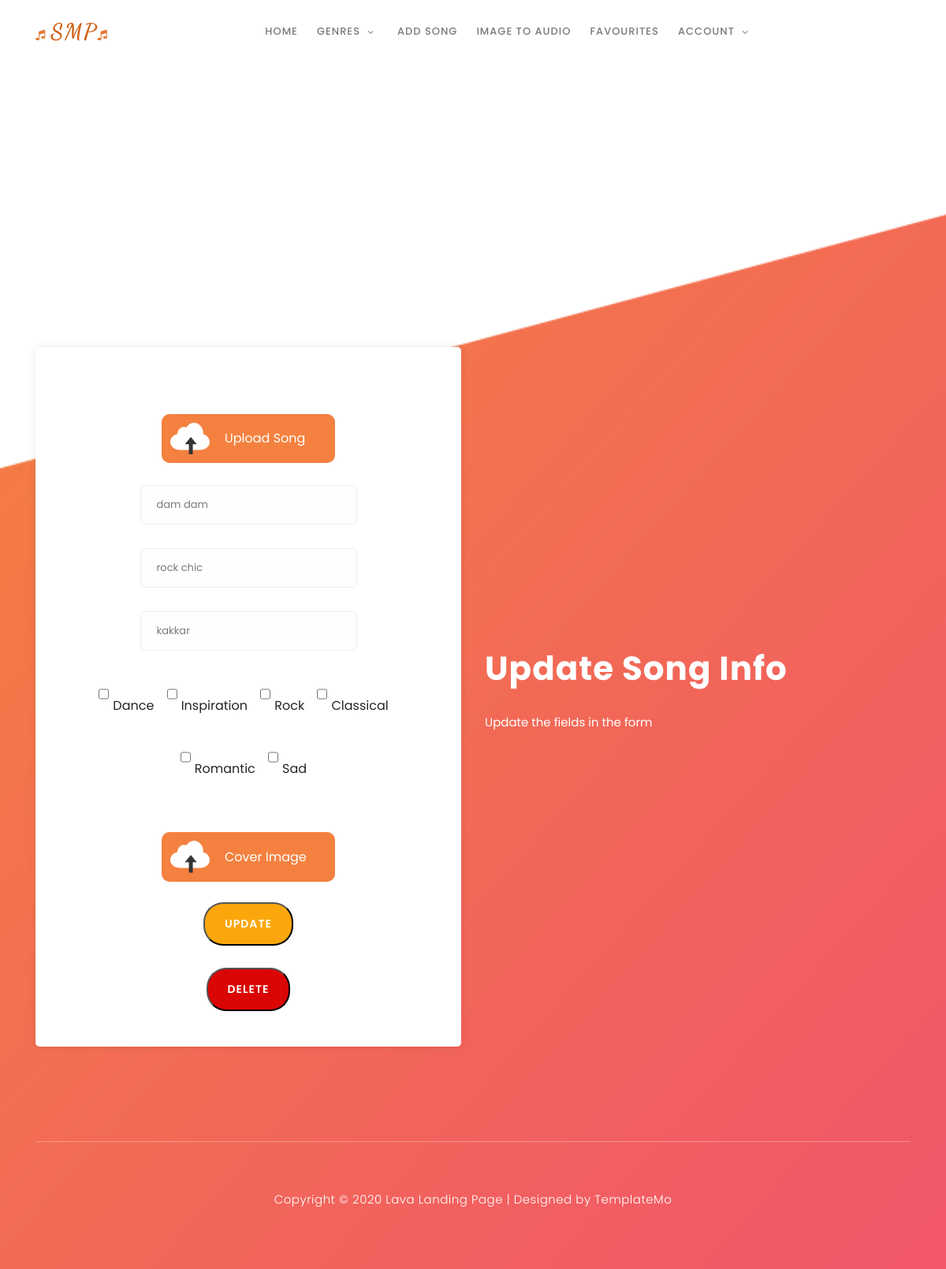
The page /main/update_song/31 (signed in) on the database its author committed.
### main/models.py (models this page shows, shortened)
class Song(models.Model):
    file_name = models.FileField(upload_to='songs',default='aot.mp3')
    title = models.CharField(max_length=100)
    artist = models.CharField(max_length=100,default=' ',blank=True)
    user = models.ForeignKey(User,on_delete=models.CASCADE,related_name='addedby')
    album = models.CharField(max_length=100, blank=True)
    tags = models.CharField(max_length=50, blank=True)
    cover_image = models.ImageField(default='default_cover.jpg',upload_to='cover_images')
    play_count = models.IntegerField(default=0)
    added_date = models.DateTimeField(auto_now_add=True)
    likedby = models.ManyToManyField(User,related_name='likedby',blank=True)
    is_pdf = models.BooleanField(default=False)
    class Meta:
        unique_together = [['user','title','added_date']]

### main/views.py (the view)
# urls.py: path('update_song/<int:id>', views.update_song, name='update_song'),
def update_song(request,id):
    if not request.user.is_authenticated:
        return redirect('errorpage')
    getSong = Song.objects.get(id=id)
    context = {
        'song' : getSong,
    }
    return render(request,'main/update_song.html',context)

### main/templates/main/update_song.html (shortened to what this page needs)
{% include 'main/header.html' %}
{% load static %}
<footer id="contact-us">
    <div class="container">
        <div class="footer-content">
            <div class="row">
                <div class="col-lg-6 col-md-12 col-sm-12">
                    <div class="contact-form">
                        <form id="contact" action="" method="post">
                            <div class="row">
                              <div class="main-wrapper input-style">
                                <div class="upload-main-wrapper">
                                        <div class="upload-wrapper">
                                                <span class="file-upload-text">Upload Song</span>
                                            </div> <br>
                                </div>
                            </div>
                                <div class="col-lg-12 input-style">
                                    <fieldset>
                                        <input name="title" type="text" id="title" placeholder="{{ song.title }}"
                                            required="" style="background-color: rgba(250,250,250,0.3);">
                                    </fieldset>
                                </div>
                                <div class="col-lg-12 input-style">
                                  <fieldset>
                                    <input name="album" type="text" id="album" placeholder="{{ song.album }}"
                                        required="" style="background-color: rgba(250,250,250,0.3);">
                                </fieldset>
                                </div>
                                <div class="col-lg-12 input-style">
                                    <fieldset>
                                      <input name="artist" type="text" id="artist" placeholder="{{ song.artist }}"
                                          required="" style="background-color: rgba(250,250,250,0.3);">
                                  </fieldset>
                                  </div>
                                <div class="multiselect">
                                  <div class="form-check form-check-inline">
                                    <input class="form-check-input" type="checkbox" id="inlineCheckbox1" value="option1">
                                    <label class="form-check-label" for="inlineCheckbox1">Dance</label>
                                  </div>
                                  <div class="form-check form-check-inline">
                                    <input class="form-check-input" type="checkbox" id="inlineCheckbox2" value="option2">
                                    <label class="form-check-label" for="inlineCheckbox2">Inspiration</label>
                                  </div>
                                  <div class="form-check form-check-inline">
                                    <input class="form-check-input" type="checkbox" id="inlineCheckbox2" value="option2">
                                    <label class="form-check-label" for="inlineCheckbox2">Rock</label>
                                  </div>
                                  <div class="form-check form-check-inline">
                                    <input class="form-check-input" type="checkbox" id="inlineCheckbox2" value="option2">
                                    <label class="form-check-label" for="inlineCheckbox2">Classical</label>
                                  </div>
                                  <div class="form-check form-check-inline">
                                    <input class="form-check-input" type="checkbox" id="inlineCheckbox2" value="option2">
                                    <label class="form-check-label" for="inlineCheckbox2">Romantic</label>
                                  </div>
                                  <div class="form-check form-check-inline">
                                    <input class="form-check-input" type="checkbox" id="inlineCheckbox2" value="option2">
                                    <label class="form-check-label" for="inlineCheckbox2">Sad</label>
                                  </div>
                                </div>
                                <div class="main-wrapper input-style">
                                  <div class="upload-main-wrapper">
                                          <div class="upload-wrapper2">
                                                  <span class="cover-upload-text">Cover Image</span>
                                              </div>
                                  </div>
                              </div>
                              <br>
                              <div class="col-lg-12">
                                <fieldset>
                                    <button class="main-button-slider" style="margin:5%">
                                        Update
                                    </button>
                                </fieldset>
                            </div>
                            <div class="col-lg-12">
                                <fieldset>
                                    <button class="main-button-slider" style="background-color: #da0505">
                                        Delete
                                    </button>
                                </fieldset>
                            </div>
                            </div>
                        </form>
                    </div>
                </div>
                <div class="right-content col-lg-6 col-md-12 col-sm-12">
                    <h2>Update Song Info</h2>
                    <p>Update the fields in the form</p>
                </div>
            </div>
        </div>
        <div class="row">
            <div class="col-lg-12">
                <div class="sub-footer">
                    <p>Copyright &copy; 2020 Lava Landing Page
                    | Designed by <a rel="nofollow" href="https://templatemo.com">TemplateMo</a></p>
                </div>
            </div>
        </div>
    </div>
</footer>
      </body>
      </html>

### main/static/main/assets/css/templatemo-lava.css (style rules this page uses)
html, body, div, span, applet, object, iframe, h1, h2, h3, h4, h5, h6, p, blockquote, div pre, a, abbr, acronym, address, big, cite, code, del, dfn, em, font, img, ins, kbd, q, s, samp, small, strike, strong, sub, sup, tt, var, b, u, i, center, dl, dt, dd, ol, ul, li, figure, header, nav, section, article, aside, footer, figcaption { margin: 0; padding: 0; border: 0; outline: 0; }
header, nav, section, article, aside, footer, hgroup { display: block; }
* { box-sizing: border-box; }
html, body { font-family: 'Poppins', sans-serif; font-weight: 400; background-color: #fff; font-size: 16px; -ms-text-size-adjust: 100%; -webkit-font-smoothing: antialiased; -moz-osx-font-smoothing: grayscale; }
a { text-decoration: none !important; }
h1, h2, h3, h4, h5, h6 { margin-top: 0px; margin-bottom: 0px; }
p { font-size: 15px; line-height: 25px; color: #888; }
html, body { background: #fff; font-family: 'Poppins', sans-serif; }
button.main-button-slider { font-size: 14px; border-radius: 25px; padding: 15px 25px; margin-top: 5px; background-color: #fba70b; text-transform: uppercase; color: #fff; font-weight: 600; letter-spacing: 1px; -webkit-transition: all 0.3s ease 0s; -moz-transition: all 0.3s ease 0s; -o-transition: all 0.3s ease 0s; transition: all 0.3s ease 0s; }
footer { margin-top: 200px; padding-top: 120px; background-image: url(../images/footer-bg.png); background-repeat: no-repeat; background-position: center center; background-size: cover; width: 100%; }
footer .footer-content { padding: 120px 0px; }
.contact-form { position: relative; padding: 45px; border-radius: 5px; background-color: #fff; box-shadow: 0px 0px 10px rgba(0,0,0,0.1); }
footer .right-content { align-self: center; }
.contact-form input, .contact-form textarea { color: #777; font-size: 13px; border: 1px solid #eee; background-color: #f7f7f7; border-radius: 5px; height: 50px; outline: none; padding-left: 20px; margin-bottom: 30px; }
.input-style { width: 100%; padding-left: 20px; padding-right: 20px; -webkit-appearance: none; -moz-appearance: none; appearance: none; }
.contact-form { text-align: center; }
.contact-form ::placeholder { color: #7a7a7a; }
.footer-content .right-content { color: #fff; }
.footer-content .right-content h2 { margin-top: 0px; margin-bottom: 30px; font-size: 42px; text-transform: capitalize; font-weight: 700; letter-spacing: 1px; }
.footer-content .right-content p { color: #FFF; }
footer .sub-footer { padding: 60px 0px; border-top: 1px solid rgba(250,250,250,0.3); text-align: center; }
footer .sub-footer a { color: #FFF; }
footer .sub-footer p { color: #fff; font-size: 15px; font-weight: 300; letter-spacing: 0.5px; }

### main/templates/main/update_song.html (style rules this page uses)
body { margin: 0; padding: 0; font-family: 'Poppins', sans-serif; }
* { box-sizing: border-box; }
svg:not(:root) { overflow: hidden; }
.main-wrapper { max-width: 1170px; text-align: center; }
.upload-main-wrapper { width: 220px; margin: 0 auto; }
.upload-wrapper { display: flex; align-items: center; justify-content: flex-start; margin: 40px auto 0; position: relative; cursor: pointer; background-color: #f4813f; padding: 8px 10px; border-radius: 10px; overflow: hidden; transition: 0.2s linear all; color: #ffffff; padding: 5% }
.upload-wrapper > svg { width: 50px; height: auto; cursor: pointer; }
.upload-wrapper .file-upload-text { position: absolute; left: 80px; opacity: 1; visibility: visible; transition: 0.2s linear all; }
.upload-wrapper2 { display: flex; align-items: center; justify-content: flex-start; margin: 40px auto 0; position: relative; cursor: pointer; background-color: #f4813f; padding: 8px 10px; border-radius: 10px; overflow: hidden; transition: 0.2s linear all; color: #ffffff; padding: 5%; }
.upload-wrapper2 > svg { width: 50px; height: auto; cursor: pointer; }
.upload-wrapper2 .cover-upload-text { position: absolute; left: 80px; opacity: 1; visibility: visible; transition: 0.2s linear all; }

### rows shown on the page
Song: title "dam dam", album "rock chic", artist "kakkar"
